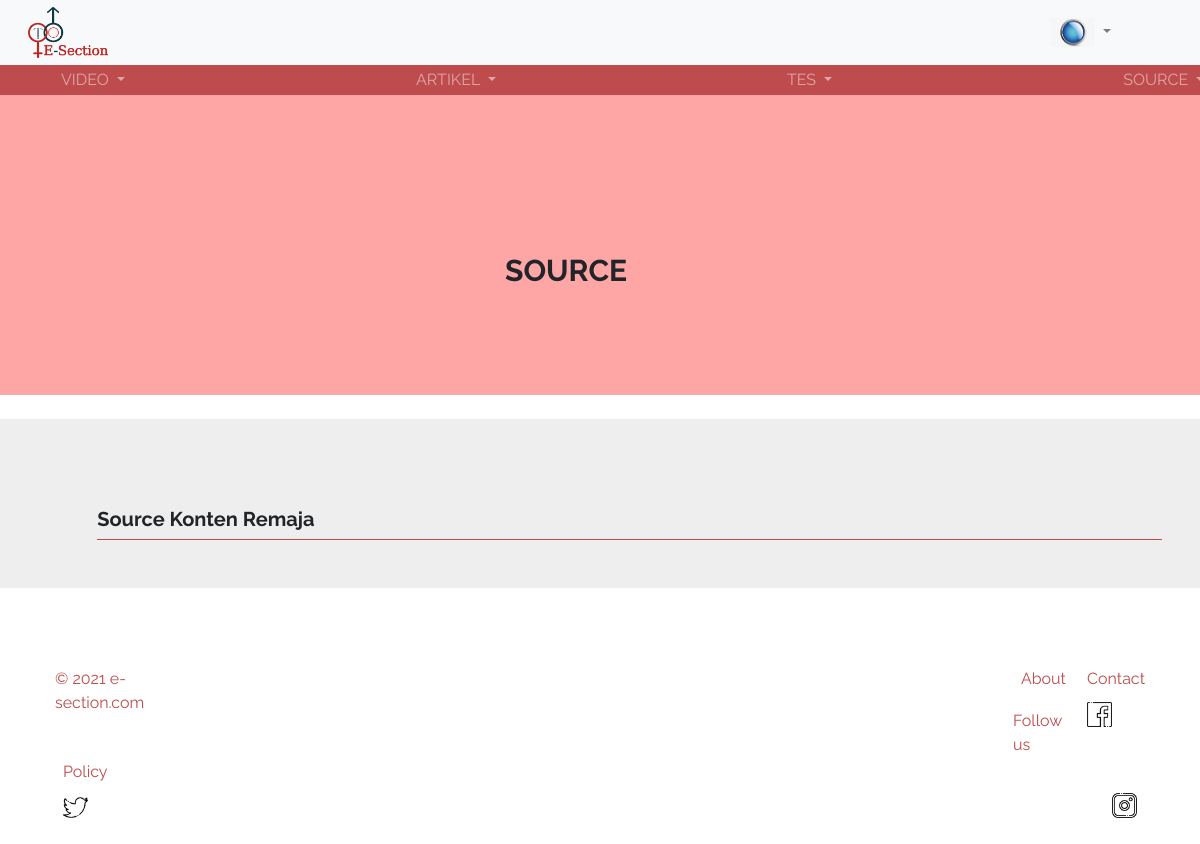
The app's page /public/C_User/list_sc/3 (signed in), older data.
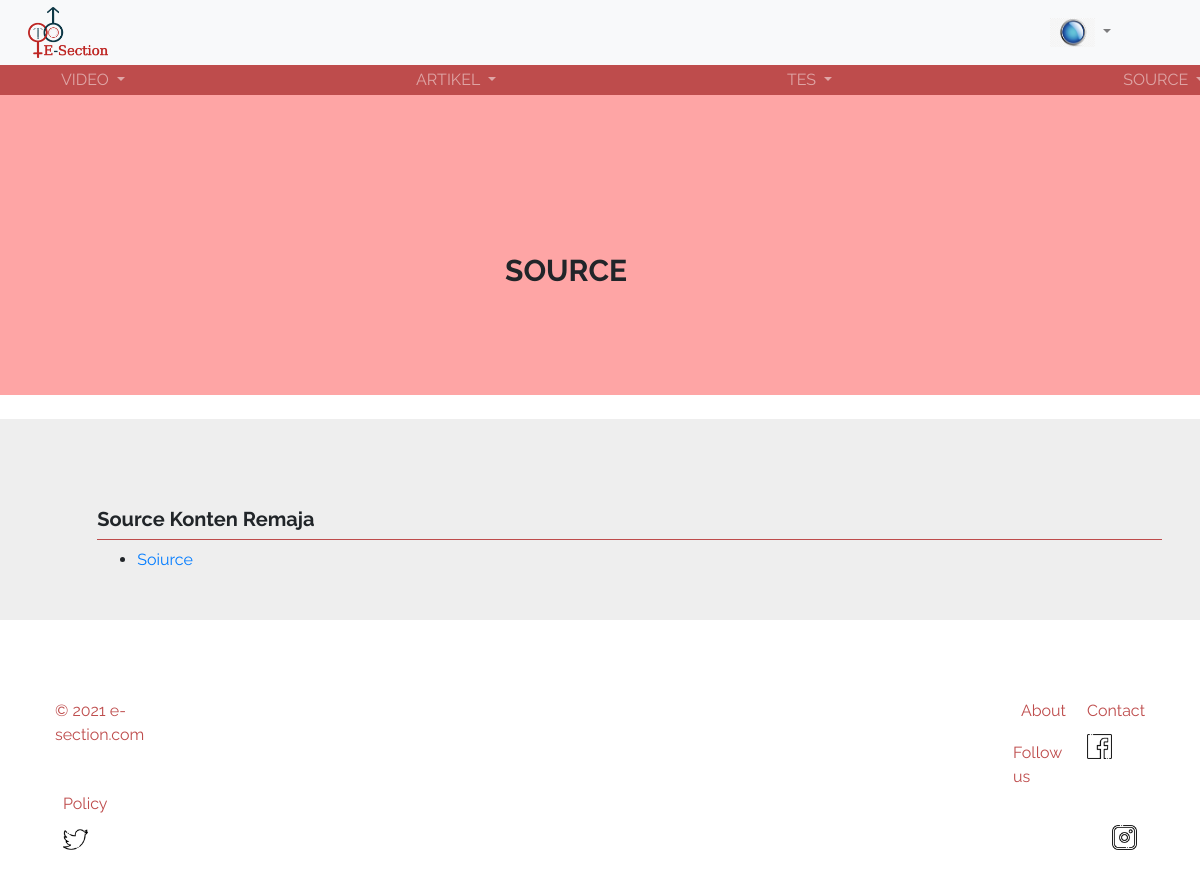
The same page, newer data.
### tables this page shows
CREATE TABLE `konten` (
  `id_konten` int(11) NOT NULL,
  `id_role` int(1) NOT NULL,
  `judul` text NOT NULL,
  `source` text NOT NULL,
  `materi` text NOT NULL,
  `gambar` text NOT NULL,
  `fakta` text NOT NULL,
  `tag` varchar(30) NOT NULL
);

### app/core/Controller.php (called while the page is built, shortened)
<?php
class Controller {
	public function view ($nama_view, $data = [])
	{
		require_once '../app/views/' . $nama_view . '.php';
	}
}

### app/controllers/C_User.php (called while the page is built, shortened)
<?php
class C_User extends Controller{
    public function list_sc($id){
		$data['id_role']=$id;
		$data['isi1']=$this->model("M_User")->get_scArtikel($id);
		$data['isi2']=$this->model("M_User")->get_scVideo($id);
		$this->view('admin/source', $data);
	}
}
?>

### app/core/App.php (called while the page is built, shortened)
<?php
class App {
	protected $method = "index";
	protected $params = [];
	public function __construct()
	{
		$url = $this->parseURL();
		if ( file_exists('../app/controllers/' . $url[0] . '.php')) {
			unset($url[0]);
		}
		$this->controller = new $this->controller;
		if ( isset($url[1])) {
			if (method_exists($this->controller, $url[1])) {
				$this->method = $url[1];
				unset($url[1]);
			}
		}
		if ( !empty($url)) {
			$this->params = array_values($url);
		}
		call_user_func_array([$this->controller, $this->method], $this->params);
	}
	public function parseURL() {
		if (isset($_GET['url'])) {
			$url = rtrim($_GET['url'], '/');
			$url = filter_var($url, FILTER_SANITIZE_URL);
			$url = explode('/', $url);
			return $url;
		}
		else {
			$url = array("C_Auth","index");
			return $url;
		}
	}
}

### public/index.php (called while the page is built, shortened)
<?php
$app = new App;

### app/core/Database.php (called while the page is built, shortened)
<?php
class Database {
	private $host = DB_HOST;
	private $user = DB_USER;
	private $pass = DB_PASS;
	private $db_name = DB_NAME;
	private $koneksi;
	public function __construct(){
		$this->koneksi = mysqli_connect($this->host, $this->user, $this->pass, $this->db_name);
	}
	public function exec ($query){
		$this->data = mysqli_query($this->koneksi,$query);
		return $this->data;
	}
}

### app/models/M_User.php (called while the page is built, shortened)
<?php
class M_User{
	private $koneksi;
	public function __construct(){
		$this->koneksi = new Database;
	}
	public function get_scVideo($data){
		$que = "SELECT source FROM konten WHERE id_role='$data'";
		$hasil = $this->koneksi->exec($que);
		return $hasil;
	}
}
?>

### app/views/admin/source.php (the view, shortened to what this page needs)
<!DOCTYPE html>
<html lang="en">
<head>
    <link rel="stylesheet" href="https://maxcdn.bootstrapcdn.com/bootstrap/4.0.0/css/bootstrap.min.css"
>
</head>
<body style="font-family: 'Raleway', sans-serif;">
    <div class="d-flex p-2" style="height: 300px;	background-color: #FEA5A5; margin: 0px; align-items: middle;">
        <div class="container" style="height: 300px; width: 400px;">
            <h1 class="Judul" style="font-size: 30px; font-weight: bolder; margin: 150px 60px 100px 90px;">
                SOURCE
            </h1>
        </div>
    </div>
    <br>
    <div class="d-flex p-2" style="background-color: #EEEEEE; align-items: center; height: auto; margin-bottom: 5%;">
        <div class="container" style="margin-left: 5%;">
            <div class="container">
                <div style="padding-top: 5rem; text-align: justify; ">
                    <h5 style="font-weight: bolder;">Source Konten <?php
                if($data['id_role']==2){
                    echo "Dewasa";
                }
                else if($data['id_role']==3){
                    echo "Remaja";
                }
                else if($data['id_role']==4){
                    echo "Anak-anak";
                }
                ?></h5>
                    <div class="dropdown-divider" style="border-color: #BE4C4C;"></div>
                    <h7>
                        <ul>
                        <?php foreach($data['isi2'] as $row):?>
                            <li><a
                                    href="<?= $row['source']?>"><?= $row['source']?></a>
                            </li>
                        <?php endforeach;?>
                        </ul>
                    </h7>
                    <br>
                </div>
            </div>
        </div>
    </div>
</body>
</html>

Row changes from the older to the newer data that the page shows:
added konten: source "Soiurce"
